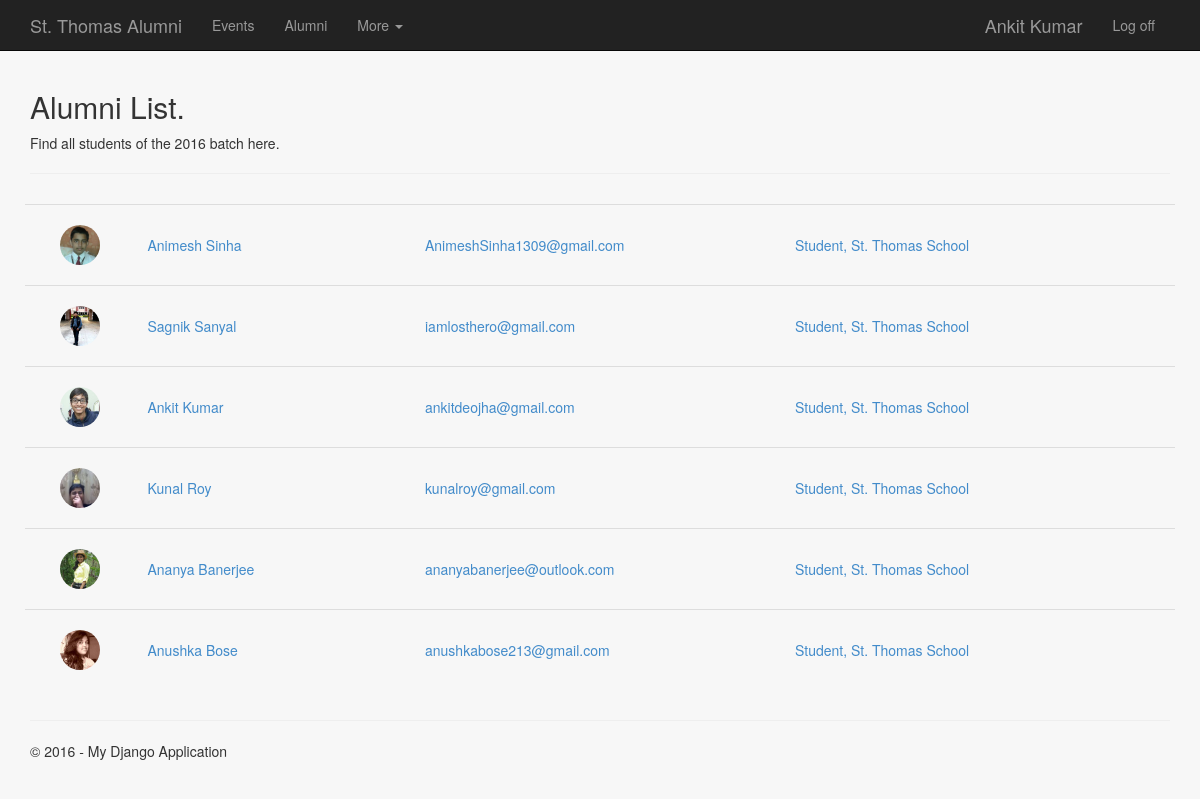
Page /alumni/batch/2016/ (signed in) on the committed database.
### app/models.py (models this page shows, shortened)
class Alumnus(models.Model):
    class Meta:
        verbose_name_plural = "Alumni"
    user = models.OneToOneField(User, on_delete=models.CASCADE)
    jobtitle = models.CharField(max_length=50)
    workplace = models.CharField(max_length=100)
    batch = models.IntegerField()
    picture = models.ImageField(upload_to='profile/', default='profile/_defaultavatar.png')

### app/views.py (the view)
# urls.py: url(r'^alumni/batch/(?P<batch>[0-9]{4})/$', app.views.alumni_batchlist),
def alumni_batchlist(request, batch):
    assert isinstance(request, HttpRequest)
    return render(
        request,
        'app/alumni_batchlist.html',
        {
            'title':'Alumni List',
            'batch':batch,
            'people':Alumnus.objects.filter(batch=int(batch)),
            'year':datetime.now().year,
        }
    )

### app/templates/app/alumni_batchlist.html
{% extends "app/layout.html" %}
{% block content %}
{% load staticfiles %}
<h2>
    {{ title }}.
</h2>
<p>Find all students of the {{ batch }} batch here.</p>
<hr />
<div class="people-list">
    {% for person in people %}
        <div class="row people-item">
            <a href="/profile/{{ person.user.username }}">
                <div class="col-sm-1 col-xs-3">
                    <img src="{{ person.picture.url }}" class="img-circle" height="40" width="40"/>
                </div>
                <div class="col-sm-3 col-xs-9 people-data">
                    {{ person.user.first_name }} {{ person.user.last_name }}
                </div>
                <div class="col-sm-4 hidden-xs people-data">
                    {{ person.user.email }}
                </div>
                <div class="col-sm-4 hidden-xs people-data">
                    {{ person.jobtitle }}, {{ person.workplace }}
                </div>
            </a>
        </div>
    {% endfor %}
</div>
{% endblock %}

### app/templates/app/loginpartial.html (shortened to what this page needs)
{% if user.is_authenticated %}
<form id="logoutForm" action="/logout" method="post" class="navbar-right">
    <ul class="nav navbar-nav navbar-right">
        <li><span class="navbar-brand">{{ user.first_name }} {{ user.last_name }}</span></li>
        <li><a href="javascript:document.getElementById('logoutForm').submit()">Log off</a></li>
    </ul>
</form>
{% else %}
<ul class="nav navbar-nav navbar-right">
    <li><a href="{% url 'login' %}">Log in</a></li>
</ul>
{% endif %}

### app/static/app/content/site.css (style rules this page uses)
div.navbar form { margin-bottom: 0; }
div.people-list { padding: 10px; }
div.people-list div.people-item { border-top: thin solid; border-color: #DDDDDD; padding: 20px; }
div.people-list div.people-item div.people-data { padding: 10px; }

### rows in the picture
Alumnus: picture (picture), user.first_name "Animesh", user.last_name "Sinha", user.email "AnimeshSinha1309@gmail.com", jobtitle "Student", workplace "St. Thomas School"
Alumnus: picture (picture), user.first_name "Sagnik", user.last_name "Sanyal", user.email "iamlosthero@gmail.com", jobtitle "Student", workplace "St. Thomas School"
Alumnus: picture (picture), user.first_name "Ankit", user.last_name "Kumar", user.email "ankitdeojha@gmail.com", jobtitle "Student", workplace "St. Thomas School"
Alumnus: picture (picture), user.first_name "Kunal", user.last_name "Roy", user.email "kunalroy@gmail.com", jobtitle "Student", workplace "St. Thomas School"
Alumnus: picture (picture), user.first_name "Ananya", user.last_name "Banerjee", user.email "ananyabanerjee@outlook.com", jobtitle "Student", workplace "St. Thomas School"
Alumnus: picture (picture), user.first_name "Anushka", user.last_name "Bose", user.email "anushkabose213@gmail.com", jobtitle "Student", workplace "St. Thomas School"

### other values in the picture
{{ user.first_name }} "Ankit"
{{ user.last_name }} "Kumar"
{{ title }} "Alumni List"
{{ batch }} "2016"
